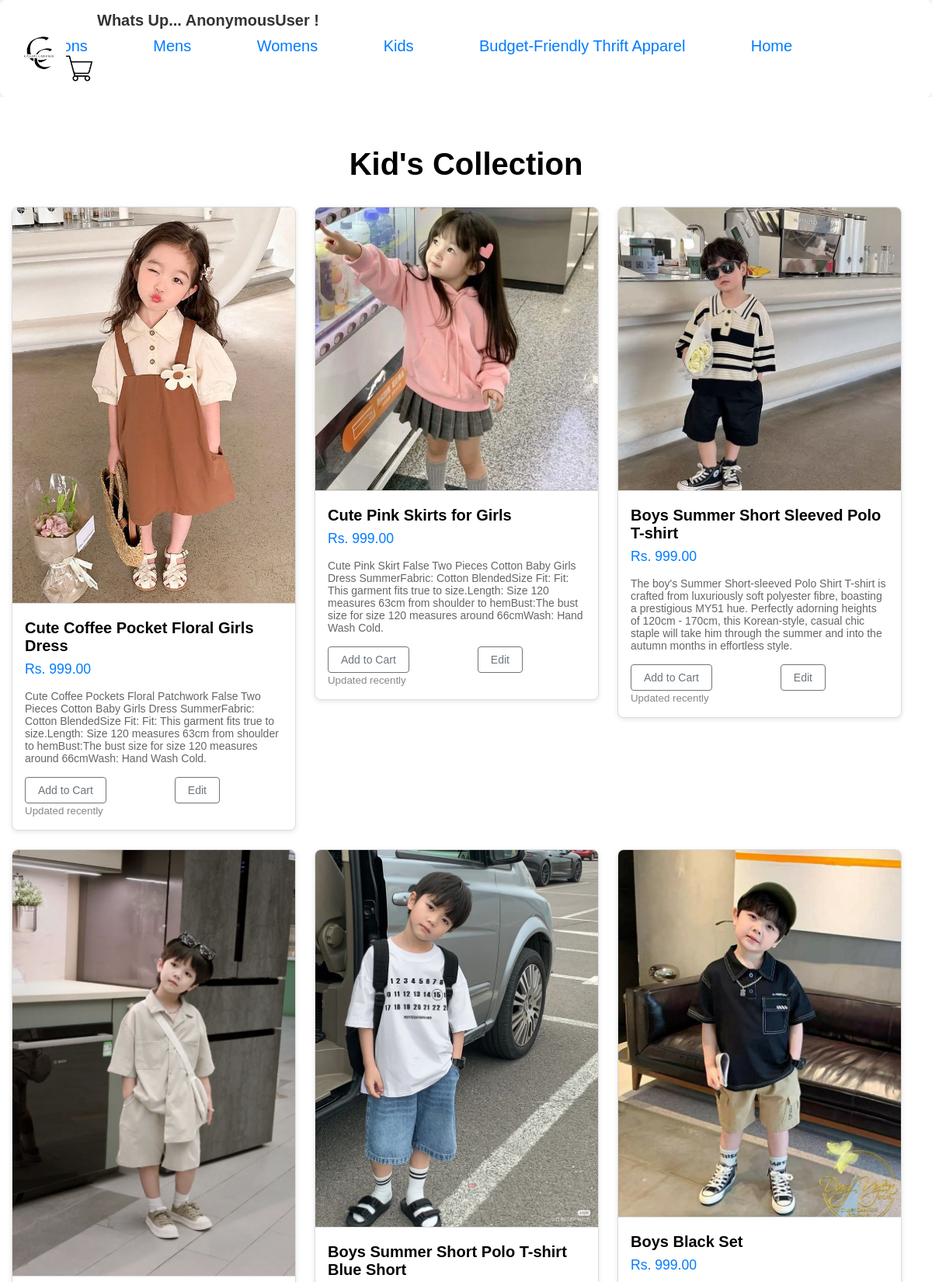
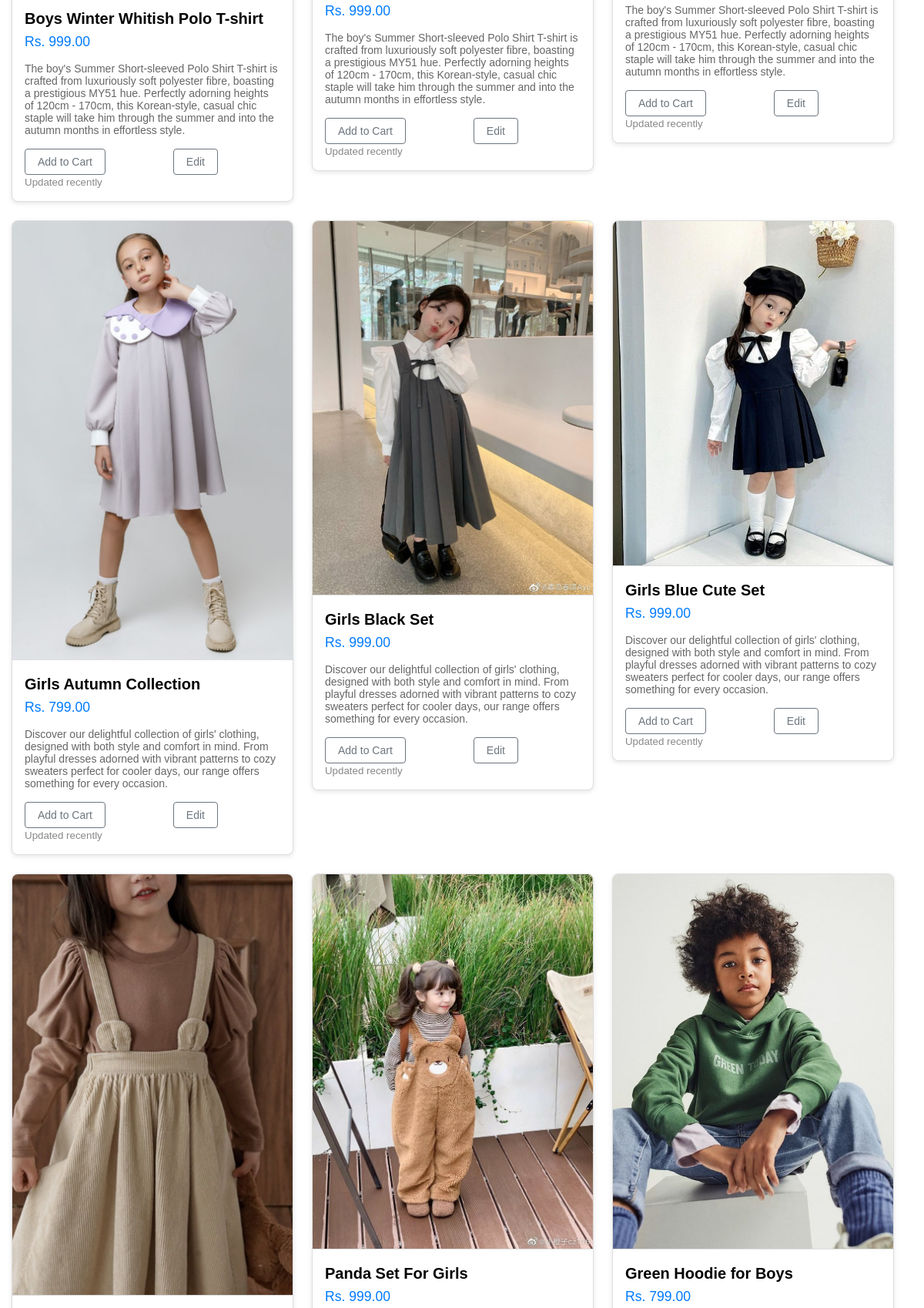
Screenshot of /klist (upper part) with the database file from the repository (2 pictures, top to bottom).
### canva_app/models.py (models this page shows)
class Kid(models.Model):
    name=models.CharField(max_length=60)
    price=models.DecimalField(max_digits=10 , decimal_places=2)
    description=models.TextField(max_length=600)
    image=models.ImageField(upload_to='image' , default='')
    category=models.ForeignKey(Category,on_delete=models.CASCADE)
    class Meta:
        db_table='Kids'

### canva_app/views.py (the view)
# urls.py: path('klist',v.kids_list,name='klist'),
def kids_list(request):
    if request.method == 'POST':
        f=Kid(request.POST,request.FILES)
        if f.is_valid():
            f.save
    kl=Kid.objects.all()
    context={'kl':kl}
    return render(request, 'kids.html',context)

### canva_app/templates/kids.html (shortened to what this page needs)
{% include 'base2.html' %}
{% block body %}
<!DOCTYPE html>
<html lang="en">
<head>
</head>
<body>
    <div class="album">
        <div class="container">
            <h1>Kid's Collection</h1>
            <div class="row">
                {% for i in kl %}
                <div class="col">
                    <div class="card">
                        {% if i.image %}
                        <img src="{{ i.image.url }}" alt="{{ i.name }}" style="width:100%; height: auto;">
                        {% else %}
                        <div class="card-body">
                            <p class="card-text">No image available</p>
                        </div>
                        {% endif %}
                        <div class="card-body">
                            <p class="card-title">{{ i.name }}</p>
                            <p class="card-price">Rs. {{ i.price }}</p>
                            <p class="card-description">{{ i.description }}</p>
                            <div class="d-flex justify-content-between align-items-center">
                                <div class="btn-group">
                                    <a href="add_to_cart_02/{{ i.id }}" class="btn btn-sm btn-outline-secondary">Add to Cart</a>
                                    <a href="" class="btn btn-sm btn-outline-secondary">Edit</a>
                                </div>
                                <small class="text-body-secondary">Updated recently</small>
                            </div>
                        </div>
                    </div>
                </div>
                {% endfor %}
            </div>
        </div>
    </div>
</body>
</html>
{% endblock %}

### canva_app/templates/base2.html (style rules this page uses)
* { margin: 0; padding: 0; box-sizing: border-box; }
body { font-family: Arial, Helvetica, sans-serif; background-color: #faf9de; background-color: rgb(249, 247, 218); background-color: hsl(56, 74%, 93%); color: #333; padding: 10px; scroll-behavior: smooth; }
a { text-decoration: none; color: #007BFF; margin-right:80px; font-size: 20px; }

### canva_app/templates/kids.html (style rules this page uses)
body { font-family: 'Arial', sans-serif; background-color: #f5f5f5; margin: 0; padding: 0; }
.album { padding: 4rem 0; background-color: #ffffff; }
.container { max-width: 1200px; margin: 0 auto; padding: 0 15px; }
h1 { font-size: 2.5rem; color: #020001; text-align: center; margin-bottom: 2rem; }
.row { display: flex; flex-wrap: wrap; gap: 1.5rem; }
.col { flex: 1 0 100%; max-width: calc(33.3333% - 1.5rem); box-sizing: border-box; }
.card { background-color: #fff; border: 1px solid #ddd; border-radius: 8px; overflow: hidden; box-shadow: 0 2px 6px rgba(0, 0, 0, 0.1); transition: transform 0.3s ease, box-shadow 0.3s ease; }
.card img { width: 100%; height: 200px; object-fit: cover; border-bottom: 1px solid #ddd; }
.card-body { padding: 1rem; }
.card-title { font-size: 1.25rem; font-weight: 600; margin-bottom: 0.5rem; color: hwb(0 1% 99%); }
.card-price { font-size: 1.1rem; color: #007bff; margin-bottom: 1rem; }
.card-description { font-size: 0.875rem; color: #666; margin-bottom: 1rem; }
.btn-group { display: flex; gap: 0.5rem; }
.btn { display: inline-block; font-weight: 500; color: #007bff; text-align: center; cursor: pointer; background-color: transparent; border: 1px solid #007bff; padding: 0.5rem 1rem; font-size: 0.875rem; border-radius: 4px; text-decoration: none; transition: background-color 0.3s ease, color 0.3s ease; }
.btn-outline-secondary { border-color: #6c757d; color: #6c757d; }
.text-body-secondary { color: #888; }

### rows the page displays
Kid: image (picture), name "Cute Coffee Pocket Floral Girls Dress", price "999.00", description "Cute Coffee Pockets Floral Patchwork False Two Pieces Cotton Baby Girls Dress SummerFabric: Cotton BlendedSize Fit: Fit: This garment fits true to size.Length: Size 120 measures 63cm from shoulder to hemBust:The bust size for size 120 measures around 66cmWash: Hand Wash Cold."
Kid: image (picture), name "Cute Pink Skirts for Girls", price "999.00", description "Cute Pink Skirt False Two Pieces Cotton Baby Girls Dress SummerFabric: Cotton BlendedSize Fit: Fit: This garment fits true to size.Length: Size 120 measures 63cm from shoulder to hemBust:The bust size for size 120 measures around 66cmWash: Hand Wash Cold."
Kid: image (picture), name "Boys Summer Short Sleeved Polo T-shirt", price "999.00", description "The boy's Summer Short-sleeved Polo Shirt T-shirt is crafted from luxuriously soft polyester fibre, boasting a prestigious MY51 hue. Perfectly adorning heights of 120cm - 170cm, this Korean-style, casual chic staple will take him through the summer and into the autumn months in effortless style."
Kid: image (picture), name "Boys Winter Whitish Polo T-shirt", price "999.00", description "The boy's Summer Short-sleeved Polo Shirt T-shirt is crafted from luxuriously soft polyester fibre, boasting a prestigious MY51 hue. Perfectly adorning heights of 120cm - 170cm, this Korean-style, casual chic staple will take him through the summer and into the autumn months in effortless style."
Kid: image (picture), name "Boys Summer Short Polo T-shirt Blue Short", price "999.00", description "The boy's Summer Short-sleeved Polo Shirt T-shirt is crafted from luxuriously soft polyester fibre, boasting a prestigious MY51 hue. Perfectly adorning heights of 120cm - 170cm, this Korean-style, casual chic staple will take him through the summer and into the autumn months in effortless style."
Kid: image (picture), name "Boys Black Set", price "999.00", description "The boy's Summer Short-sleeved Polo Shirt T-shirt is crafted from luxuriously soft polyester fibre, boasting a prestigious MY51 hue. Perfectly adorning heights of 120cm - 170cm, this Korean-style, casual chic staple will take him through the summer and into the autumn months in effortless style."
Kid: image (picture), name "Girls Autumn Collection", price "799.00", description "Discover our delightful collection of girls' clothing, designed with both style and comfort in mind. From playful dresses adorned with vibrant patterns to cozy sweaters perfect for cooler days, our range offers something for every occasion."
Kid: image (picture), name "Girls Black Set", price "999.00", description "Discover our delightful collection of girls' clothing, designed with both style and comfort in mind. From playful dresses adorned with vibrant patterns to cozy sweaters perfect for cooler days, our range offers something for every occasion."
Kid: image (picture), name "Girls Blue Cute Set", price "999.00", description "Discover our delightful collection of girls' clothing, designed with both style and comfort in mind. From playful dresses adorned with vibrant patterns to cozy sweaters perfect for cooler days, our range offers something for every occasion."
Kid: image (picture)
Kid: image (picture), name "Panda Set For Girls", price "999.00"
Kid: image (picture), name "Green Hoodie for Boys", price "799.00"

### other values shown
{{ user }} "AnonymousUser"
